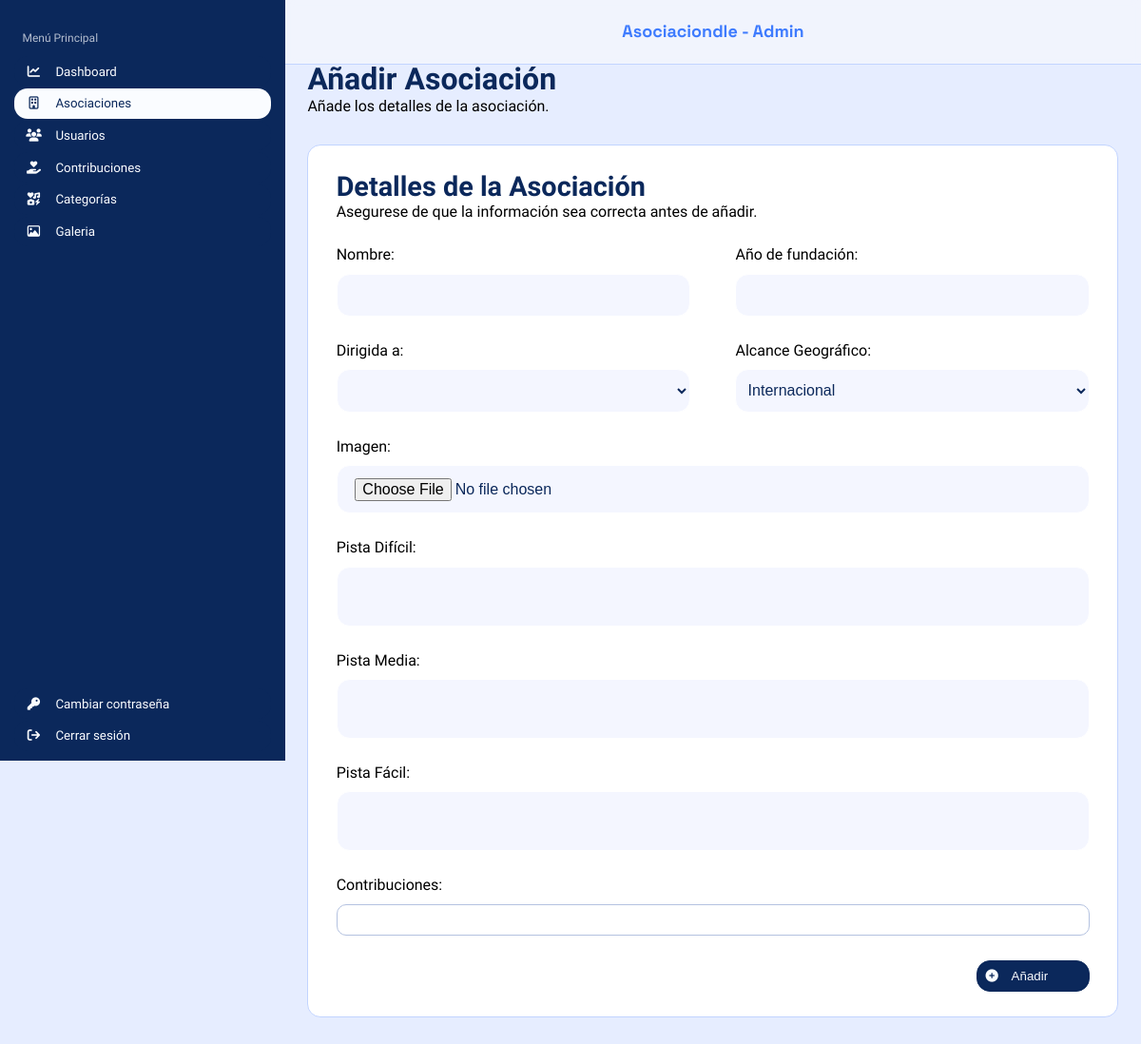
Page /php/index.php?c=Asociacion&m=cargarPaginaAsoc on the earlier database version.
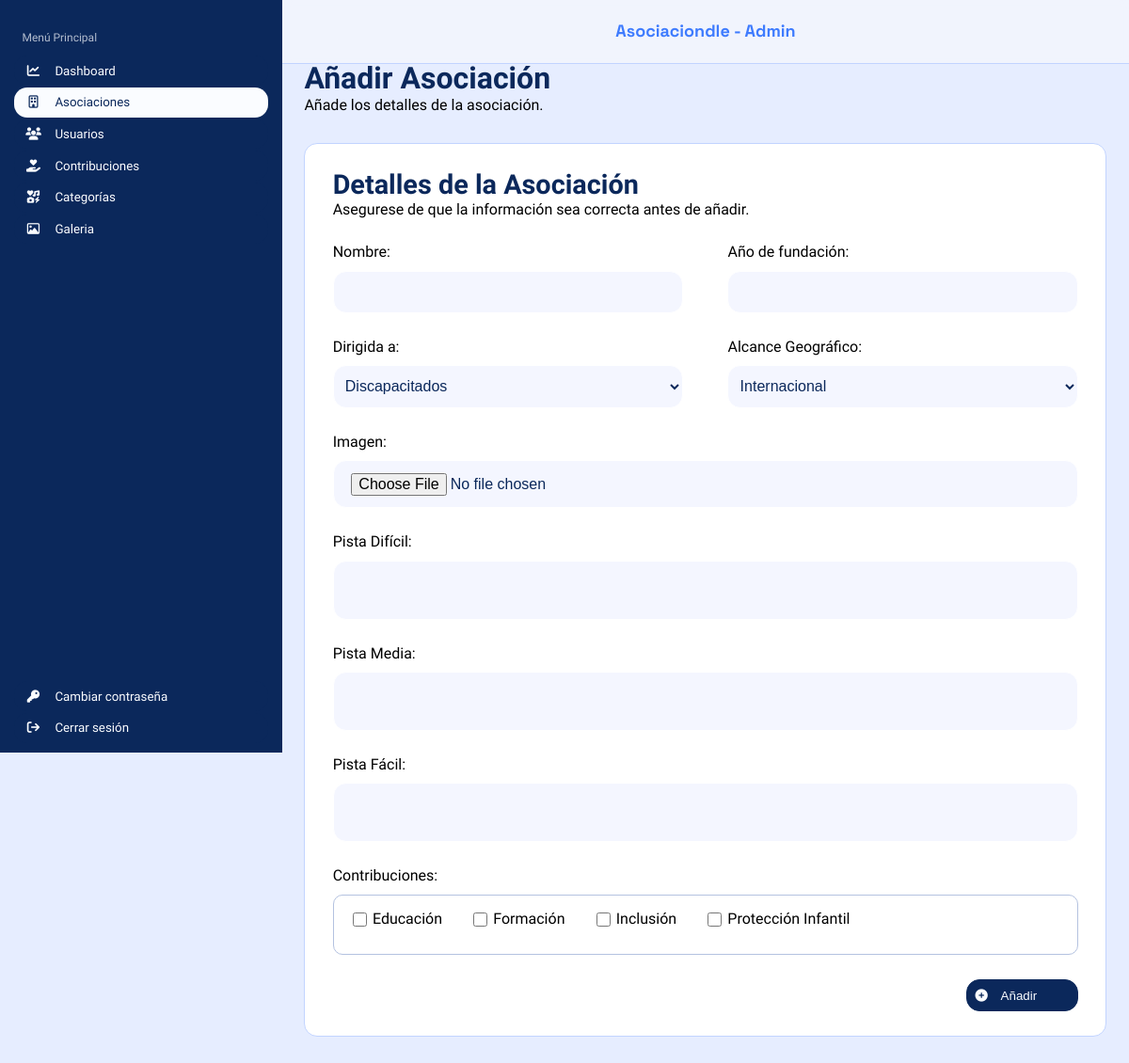
Same page on the later database version.
### tables this page shows
CREATE TABLE contribucion(
	idContribucion SMALLINT UNSIGNED PRIMARY KEY AUTO_INCREMENT,
    descripcion VARCHAR(100) NOT NULL UNIQUE
);

### php/index.php (called while the page is built, shortened)
<?php
    $metodo = $_GET["m"] ?? METDEF;
    $objContro = new $instanciaControlador();
    $datos=$objContro->$metodo();
    include VISTAS.$objContro->vista;
?>

### php/config/conexion.php (called while the page is built, shortened)
<?php
    class Conexion{
        function __construct(){
            try{
                $this->conexion = new PDO("mysql:host=".SERVIDOR.";dbname=".BBDD,USUARIO,PASSWORD);
            }catch(PDOException $e){
                echo $e->getMessage();
            }
        }
    }
?>

### php/controladores/conAsociacion.php (called while the page is built, shortened)
<?php
require_once __DIR__.'/../'.MODELO.'modAsociacion.php';
require_once __DIR__.'/../'.MODELO.'modContribucion.php';
class ConAsociacion {
    private $modeloAsoc;
    private $modeloCont;
    public function __construct() {
        $this->modeloAsoc = new ModAsociacion();
        $this->modeloCont = new ModContribucion();
    }
    public function cargarPaginaAsoc(){
        $tipos=$this->modeloAsoc->obtenerTipos();
        $contribuciones=$this->modeloCont->obtenerContribuciones();
        $arrayAsoc=[
            "tiposAsoc" => $tipos,
            "contribuciones" => $contribuciones
        ];
        return $arrayAsoc;
    }
}
?>

### php/modelos/modAsociacion.php (called while the page is built, shortened)
<?php
    require_once __DIR__.'/../config/conexion.php';
    class ModAsociacion extends Conexion {
        public function obtenerTipos(){
            $sql="SELECT * FROM tipo_asoc;";
            $stmt=$this->conexion->prepare($sql);
            $stmt->execute();
            $datos=$stmt->fetchAll(PDO::FETCH_ASSOC);
            return $datos;
        }
    }
?>

### php/modelos/modContribucion.php (called while the page is built, shortened)
<?php
    require_once __DIR__.'/../config/conexion.php';
    class ModContribucion extends Conexion{
        public function obtenerContribuciones(){
            $sql="SELECT * FROM contribucion;";
            $stmt=$this->conexion->prepare($sql);
            $stmt->execute();
            $datos=$stmt->fetchAll(PDO::FETCH_ASSOC);
            return $datos;
        }
    }
?>

### php/vistas/admin/vistaAgregarAsociacion.php (the view, shortened to what this page needs)
<html>
    <head>
        <link rel="stylesheet" href="../src/css/styleAdmin.css">
        <link rel="stylesheet" href="https://cdnjs.cloudflare.com/ajax/libs/font-awesome/6.5.0/css/all.min.css">
    </head>
    <body class="asociacionContribucion">
        <header>
            <span>Asociaciondle - Admin</span>
        </header>
        <nav>
            <h3>Menú Principal</h3>
                <ul>
                    <li>
                        <a href="index.php?c=Dashboard&m=cargarPagina">
                            <button>
                                <i class="fa-solid fa-chart-line"></i>
                                <span>Dashboard</span>
                            </button>
                        </a>
                    </li>
                    <li>
                        <a href="index.php?c=Asociacion&m=listar">
                            <button class="paginaSeleccionada">
                                <i class="fa-regular fa-building"></i>
                                <span>Asociaciones</span>
                            </button>
                        </a>
                    </li>
                    <li>
                        <a href="index.php?c=Usuarios&m=cargarPagina">
                            <button>
                                <i class="fa-solid fa-users"></i>
                                <span>Usuarios</span>
                            </button>
                        </a>
                    </li>
                    <li>
                        <a href="index.php?c=Contribucion&m=listar">
                            <button>
                                <i class="fa-solid fa-hand-holding-heart"></i>
                                <span>Contribuciones</span>
                            </button>
                        </a>
                    </li>
                    <li>
                        <a href="index.php?c=Categorias&m=listar">
                            <button>
                                <i class="fa-solid fa-icons"></i>
                                <span>Categorías</span>
                            </button>
                        </a>
                    </li>
                    <li>
                        <a href="index.php?c=Galeria&m=cargarPagina">
                            <button>
                                <i class="fa-regular fa-image"></i>
                                <span>Galeria</span>
                            </button>
                        </a>
                    </li>
                </ul>
                <ul class="ul-inferior">
                    <li>
                        <a href="index.php?c=CambioAdmin&m=cargarPagina">
                            <button>
                                <i class="fa-solid fa-key"></i>
                                <span>Cambiar contraseña</span>
                            </button>
                        </a>
                    </li>
                    <li>
                        <a href="index.php?c=Dashboard&m=cargarPagina">
                            <button>
                                <i class="fa-solid fa-arrow-right-from-bracket"></i>
                                <span>Cerrar sesión</span>
                            </button>
                        </a>
                    </li>
                </ul>
        </nav>
        <main>
            <div id="bloqueGestionAsociaciones">
                <div id="tituloSubtitulo">
                    <h1>Añadir Asociación</h1>
                    <p>Añade los detalles de la asociación.</p>
                </div>
            </div>
            <form action="./index.php?c=Asociacion&m=insertar" method="post" id="bloqueFormularioAsociaciones" enctype="multipart/form-data">
                <div id="formulario-head">
                    <h2>Detalles de la Asociación</h2>
                    <p>Asegurese de que la información sea correcta antes de añadir.</p>
                </div>
                <div id="formulario-main">
                    <div id="formAsociacion">
                        <div class="fila">
                            <div class="campo">
                                <label>Nombre:</label>
                                <input type="text" name="nombre">
                            </div>
                            <div class="campo">
                                <label>Año de fundación:</label>
                                <input type="text" name="fecha_fun">
                            </div>
                        </div>
                        <div class="fila">
                            <div class="campo">
                                <label>Dirigida a:</label>
                                <select name="idTipoAsoc" id="categoriaDedicacion">
                                    <?php
                                        foreach($datos['tiposAsoc'] as $value){
                                            echo '<option value="'.$value['idTipoAsoc'].'">'.$value['nombre'].'</option>';
                                        }
                                    ?>
                                </select>
                            </div>
                            <div class="campo">
                                <label>Alcance Geográfico:</label>
                                <select name="alcance" id="alcanceGeografico">
                                    <option value="I">Internacional</option>
                                </select>
                            </div>
                        </div>
                        <div class="fila">
                            <div class="campo-grande">
                                <label>Imagen:</label>
                                <input type="file" name="imagen">
                            </div>
                        </div>
                        <div class="fila">
                            <div class="campo-grande">
                                <label>Pista Difícil:</label>
                                <textarea name="pista_dificil"></textarea>
                            </div>
                        </div>
                        <div class="fila">
                            <div class="campo-grande">
                                <label>Pista Media:</label>
                                <textarea name="pista_media"></textarea>
                            </div>
                        </div>
                        <div class="fila">
                            <div class="campo-grande">
                                <label>Pista Fácil:</label>
                                <textarea name="pista_facil"></textarea>
                            </div>
                        </div>
                        <div>
                            <label>Contribuciones:</label>
                            <div id="cuadroContribuciones">
                                <?php
                                    foreach($datos['contribuciones'] as $value){
                                        echo'<div class="tag"><input type="checkbox" name=contribucion[] value="'.$value['idContribucion'].'">'.$value['descripcion'].'</div>';
                                    }
                                ?>
                            </div>
                        </div>
                    </div>
                </div>
                <div id="formulario-footer">
                    <button>
                        <i class="fa-solid fa-circle-plus"></i>
                        <span>Añadir</span>
                    </button>
                </div>
            </form>
        </main>
    </body>
</html>

### src/css/styleAdmin.css (style rules this page uses)
:root { --azul-marino: #0b285b; --azul-celeste: #3e7bfe; --azul-borde-header: #c2d4ff; --blanco-texto-boton: #fafcff; --blanco-fondo-header: rgba(245, 247, 252, 0.7); --blanco-fondo-main: #e6edff; --blanco-fondo-sections: #fbfcfd; --gris-titulo-nav: #b2bcce; --gris-subtitulo-main: #636d83; --rojo-superadmin: #ef4444; --fuente-header: "Space Grotesk", sans-serif; --fuente-titulos: "Space Grotesk", sans-serif; --fuente-titulo-nav: "PT Sans", sans-serif; --fuente-regular: "PT Sans", sans-serif; --colorFondo:#e6edff; --colorTitulo:#4B7BFC; --colorTituloFormulario:#102E59; --colorFondoFormulario:#FCFDFF; --colorBotonInicioYRegistro:#f4f6fa; --colorBotonInicioYCrearCuenta:#4B7BFC; --colorP:#6A6F81; --bordeRadius:10px; --colorLabel:#102E59; --fuenteTitulo:Space Grotesk; --fueteP:PT Sans; --blanco-fondo-header: rgba(245, 247, 252, 0.7); --azul-borde-header: #c2d4ff; }
.asociacionContribucion { max-width: 100%; margin: 0; padding-left: 25%; background-color: var(--blanco-fondo-main); }
.asociacionContribucion header { width: 75%; height: 8.33vh; background-color: var(--blanco-fondo-header, #eff3fc); position: fixed; left: 25%; font-family: var(--fuente-header); font-size: 1.125rem; font-weight: 700; color: var(--azul-celeste, #3e7bfe); border-bottom: 1px solid var(--azul-borde-header, #c2d4ff); text-align: center; line-height: 8.33vh; backdrop-filter: blur(5px); top: 0; z-index: 10; }
.asociacionContribucion nav { width: 25%; height: 100vh; position: fixed; background-color: var(--azul-marino, #0b285b); font-family: var(--fuente-titulo-nav); left: 0; top: 0; z-index: 10; }
.asociacionContribucion main { width: 94.79%; background-color: var(--blanco-fondo-main, #e6edff); padding: 2.60vh 2.60%; }
#bloqueGestionAsociaciones { font-family: var(--fuente-titulo-nav); border: var(--azul-marino); }
#bloqueFormularioAsociaciones { width: 92.85%; background: white; padding: 3.25vh 3.43%; border: 1px solid var(--azul-borde-header, #c2d4ff); border-radius: 14px; margin-top: 3.90vh; font-family: var(--fuente-titulo-nav); }
@media screen and (min-width: 769px) { .asociacionContribucion { max-width: 1024px; padding-left: 25%; } }
@media screen and (min-width: 769px) { .asociacionContribucion nav { width: 25%; height: 100vh; position: fixed; } }
@media screen and (min-width: 769px) { .asociacionContribucion header { width: 75%; left: 25%; position: fixed; } }
@media screen and (min-width: 769px) { .asociacionContribucion main { padding-top: 64px; } }

Differences in the rows shown:
added contribucion: descripcion "Educación"
added contribucion: descripcion "Formación"
added contribucion: descripcion "Inclusión"
added contribucion: descripcion "Protección Infantil"
Other differences:
form field idTipoAsoc: (not shown) → "Discapacitados"
